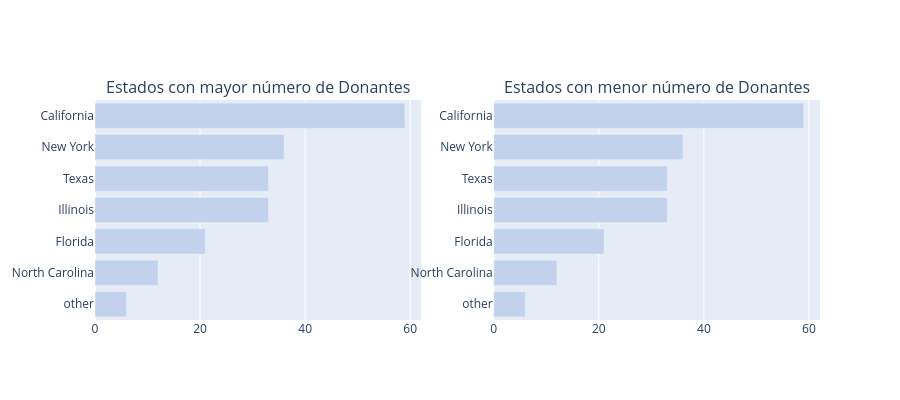

Here is the notebook cell this chart was saved with:
### Code cell
def bar_hor(df, col, title, color, w=None, h=None, lm=0, limit=100, return_trace=False, rev=False):
    # Contamos cuántas veces aparece cada valor único en la columna indicada
    cnt_srs = df[col].value_counts()
    # Tomamos los "limit" valores más altos (orden ascendente para graficar de abajo hacia arriba)
    yy = cnt_srs.head(limit).index[::-1] 
    xx = cnt_srs.head(limit).values[::-1] 
    if rev:
        # Si "rev" es True, tomamos los valores más bajos en lugar de los más altos
        yy = cnt_srs.tail(limit).index[::-1] 
        xx = cnt_srs.tail(limit).values[::-1] 
        
    # Creamos la barra horizontal
    trace = go.Bar(y=yy, x=xx, orientation = 'h', marker=dict(color=color))
    if return_trace:
        return trace 
    # Configuramos el diseño de la gráfica (título, márgenes, ancho, alto)
    layout = dict(title=title, margin=dict(l=lm), width=w, height=h)
    data = [trace]
    fig = go.Figure(data=data, layout=layout)
    iplot(fig)

def bar_hor_noagg(x, y, title, color, w=None, h=None, lm=0, limit=100, rt=False):
    # Igual que la función anterior, pero sin hacer conteo (los datos ya vienen agregados)
    trace = go.Bar(y=x, x=y, orientation = 'h', marker=dict(color=color))
    if rt:
        return trace
    layout = dict(title=title, margin=dict(l=lm), width=w, height=h)
    data = [trace]
    fig = go.Figure(data=data, layout=layout)
    iplot(fig)


def bar_ver_noagg(x, y, title, color, w=None, h=None, lm=0, rt = False):
    # Misma lógica pero para una gráfica de barras verticales
    trace = go.Bar(y=y, x=x, marker=dict(color=color))
    if rt:
        return trace
    layout = dict(title=title, margin=dict(l=lm), width=w, height=h)
    data = [trace]
    fig = go.Figure(data=data, layout=layout)
    iplot(fig)

    
# Generamos las gráficas de las ciudades y estados con más donantes
trace1 = bar_hor(donors_df, 'Donor City', "Ciudades con mayor número de Donantes", '#c2d2ed', 500, 400, 200, limit = 10, return_trace=True)
trace2 = bar_hor(donors_df, 'Donor State', "Estados con mayor número de Donantes", '#c2d2ed', 500, 400, 200, limit = 10, return_trace=True)
# rev=True indica que se tomen los estados con MENOS donantes
trace4 = bar_hor(donors_df, 'Donor State', "Estados con menor número de Donantes", '#c2d2ed', 600, 400, 200, limit = 10, return_trace=True, rev=True)

# Creamos una figura con 1 fila y 2 columnas para comparar ambas gráficas lado a lado
fig = tools.make_subplots(rows=1, cols=2, print_grid=False, subplot_titles = ['Estados con mayor número de Donantes','Estados con menor número de Donantes'])
# fig = tools.make_subplots(rows=2, cols=2, specs=[[{}, {}], [{'colspan': 2}, None]], print_grid=False, subplot_titles = ['Estados con mayor número de Donantes','Estados con menor número de Donantes', 'Ciudades con mayor número de Donantes'])
fig.append_trace(trace2, 1, 1);
fig.append_trace(trace4, 1, 2);
# fig.append_trace(trace1, 2, 1);

fig['layout'].update(height=400, showlegend=False);
iplot(fig);

### Figure 1 — Plotly figure (JSON) as saved in the notebook; plotly's stock layout.template omitted (floating-point values rounded to 4 significant figures)
{"data": [{"marker": {"color": "#c2d2ed"}, "orientation": "h", "type": "bar", "x": [6, 12, 21, 33, 33, 36, 59], "xaxis": "x", "y": ["other", "North Carolina", "Florida", "Illinois", "Texas", "New York", "California"], "yaxis": "y"}, {"marker": {"color": "#c2d2ed"}, "orientation": "h", "type": "bar", "x": [6, 12, 21, 33, 33, 36, 59], "xaxis": "x2", "y": ["other", "North Carolina", "Florida", "Illinois", "Texas", "New York", "California"], "yaxis": "y2"}], "layout": {"annotations": [{"font": {"size": 16}, "showarrow": false, "text": "Estados con mayor número de Donantes", "x": 0.225, "xanchor": "center", "xref": "paper", "y": 1, "yanchor": "bottom", "yref": "paper"}, {"font": {"size": 16}, "showarrow": false, "text": "Estados con menor número de Donantes", "x": 0.775, "xanchor": "center", "xref": "paper", "y": 1, "yanchor": "bottom", "yref": "paper"}], "height": 400, "showlegend": false, "xaxis": {"anchor": "y", "domain": [0, 0.45]}, "xaxis2": {"anchor": "y2", "domain": [0.55, 1]}, "yaxis": {"anchor": "x", "domain": [0, 1]}, "yaxis2": {"anchor": "x2", "domain": [0, 1]}}}
